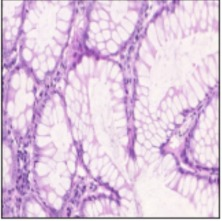
#> input picture asset/colon1.jpeg, 222 x 221 px, found by its file name
$ jupyter execute Homography.ipynb
#> lines starting #> are read from the running program, lines starting #| are printed output that depends on the picture
[cell 1]
import numpy as np
import matplotlib.pyplot as plt
import cv2

[cell 2]
input1 = cv2.imread("/content/drive/MyDrive/Projects/ImageRegistration/Normalized-Cross Correlation/asset/colon1.jpeg")
#> input1 is the input picture: shape (221, 222, 3); mean B, G, R 222.5, 198.1, 222.3

[cell 3]
from scipy import ndimage

input2 = ndimage.rotate(input1,45,reshape=False)
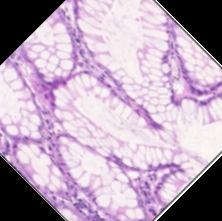
#> input2: shape (221, 222, 3); mean B, G, R 184.8, 164.3, 184.6

[cell 4]
lt = [input1, input2]

for i in range(2):
  plt.subplot(1,2,i+1)
  plt.imshow(lt[i])
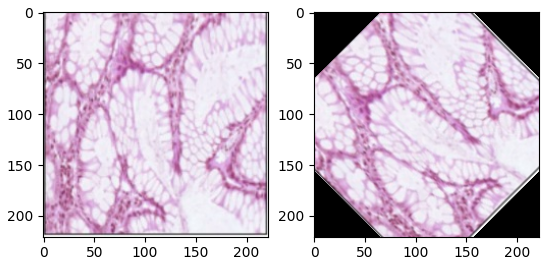
#> figure drawn by matplotlib, 2 panels; B, G, R data is drawn as R, G, B

[cell 5]
#Converting to Grayscale
input1_gray = cv2.cvtColor(input1,cv2.COLOR_BGR2GRAY)
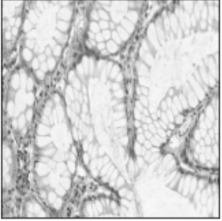
#> input1_gray: shape (221, 222); min 56, max 255, mean 208.1
input2_gray = cv2.cvtColor(input2,cv2.COLOR_BGR2GRAY)
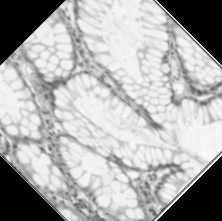
#> input2_gray: shape (221, 222); min 0, max 255, mean 172.7
# from scipy import ndimage
# input2 = ndimage.rotate(input1_gray,-90,reshape=False)
plt.imshow(input2_gray,cmap='gray')

[cell 6]
orb = cv2.ORB_create(50)

keys1,des1 = orb.detectAndCompute(input1_gray,None)
#> keys1 = 45 keypoints; strongest (x, y, size): (84, 56, 37.2), (83, 57, 53.6), (160, 145, 44.6), (96, 58, 44.6)
img2 = cv2.drawKeypoints(input1_gray,keys1,None,flags=None)#image to be registered
plt.imshow(img2)

[cell 7]
keys2,des2 = orb.detectAndCompute(input2,None)
#> keys2 = 45 keypoints; strongest (x, y, size): (54, 91, 37.2), (55, 91, 44.6), (55, 92, 53.6), (168, 171, 31)
img3= cv2.drawKeypoints(input2_gray,keys2,None,flags=None)#reference image
plt.imshow(img3)

[cell 8]
matcher = cv2.DescriptorMatcher_create(cv2.DESCRIPTOR_MATCHER_BRUTEFORCE_HAMMING)

matches = matcher.match(des1,des2,None)
#> matches = 45 matches

matches = sorted(matches,key = lambda x:x.distance)

img_match = cv2.drawMatches(img2,keys1,img3,keys2,matches[:10],None)
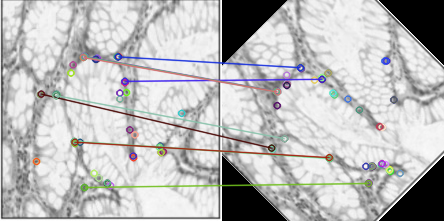
#> img_match: shape (221, 444, 3); mean of channels 0, 1, 2 187.1, 186.9, 187.1; drawn as B, G, R

plt.imshow(img_match)

[cell 9]
pt1 = np.zeros((len(matches),2),dtype=np.float32)
#> pt1 = 45 pairs, first value 0 to 0, second value 0 to 0
pt2 = np.zeros((len(matches),2),dtype=np.float32)
#> pt2 = 45 pairs, first value 0 to 0, second value 0 to 0

for i, match in enumerate(matches):
  pt1[i, :] = keys1[match.queryIdx].pt
  pt2[i, :] = keys2[match.trainIdx].pt
#> this loop made 45 passes
#> after the loop, pt1 = 45 pairs, first value 36 to 181.2, second value 56 to 187; pt2 = 45 pairs, first value 49.2 to 171.4, second value 60.48 to 183

h , mask = cv2.findHomography(pt2,pt1,cv2.RANSAC)
#> h = [[0.728, -0.708, 109], [0.745, 0.71, -48.52], [0.000161, -2.92e-05, 1]]; mask = 45 values, max 1 at index 0, min 0 at index 27, mean 0.756

height, width = input2_gray.shape
#> height = 221; width = 222

imgReg = cv2.warpPerspective(input1_gray, h, (height,width))
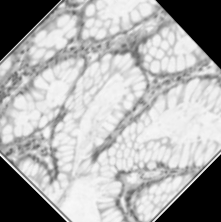
#> imgReg: shape (222, 221); min 0, max 255, mean 172.5

imgReg = cv2.cvtColor(imgReg,cv2.COLOR_GRAY2BGR)
#> imgReg: shape (222, 221, 3)
plt.imshow(imgReg)
